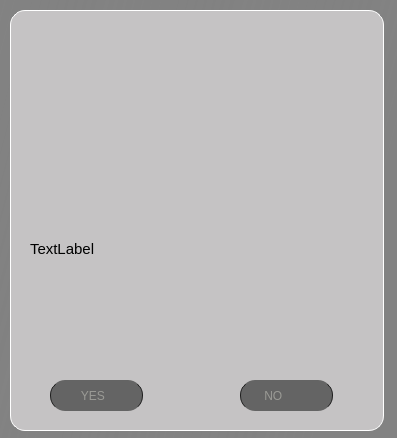
<?xml version="1.0" encoding="UTF-8"?>
<ui version="4.0">
 <class>confirm_window</class>
 <widget class="QWidget" name="confirm_window">
  <property name="geometry">
   <rect>
    <x>0</x>
    <y>0</y>
    <width>397</width>
    <height>438</height>
   </rect>
  </property>
  <property name="windowTitle">
   <string>Form</string>
  </property>
  <widget class="QFrame" name="frame">
   <property name="geometry">
    <rect>
     <x>-30</x>
     <y>-10</y>
     <width>441</width>
     <height>451</height>
    </rect>
   </property>
   <property name="sizePolicy">
    <sizepolicy hsizetype="Expanding" vsizetype="Expanding">
     <horstretch>0</horstretch>
     <verstretch>0</verstretch>
    </sizepolicy>
   </property>
   <property name="autoFillBackground">
    <bool>false</bool>
   </property>
   <property name="styleSheet">
    <string notr="true">	background-color: qlineargradient(spread:pad, x1:0, y1:0, x2:1, y2:0.273, stop:0 rgba(100,100,100,200), stop:1 rgba(130,130,130, 255));</string>
   </property>
   <property name="frameShape">
    <enum>QFrame::StyledPanel</enum>
   </property>
   <property name="frameShadow">
    <enum>QFrame::Raised</enum>
   </property>
   <widget class="QFrame" name="frame_2">
    <property name="geometry">
     <rect>
      <x>40</x>
      <y>20</y>
      <width>374</width>
      <height>421</height>
     </rect>
    </property>
    <property name="layoutDirection">
     <enum>Qt::RightToLeft</enum>
    </property>
    <property name="styleSheet">
     <string notr="true">QFrame {
	background-color: rgb(197 , 195,196);
	border-radius: 15px;
border: 1px solid rgb(255,255,255);
}

</string>
    </property>
    <property name="frameShape">
     <enum>QFrame::StyledPanel</enum>
    </property>
    <property name="frameShadow">
     <enum>QFrame::Raised</enum>
    </property>
    <widget class="QLabel" name="label">
     <property name="geometry">
      <rect>
       <x>20</x>
       <y>230</y>
       <width>351</width>
       <height>71</height>
      </rect>
     </property>
     <property name="font">
      <font>
       <pointsize>11</pointsize>
      </font>
     </property>
     <property name="layoutDirection">
      <enum>Qt::LeftToRight</enum>
     </property>
     <property name="styleSheet">
      <string notr="true">border: rgb(197 , 195,196);</string>
     </property>
     <property name="text">
      <string>TextLabel</string>
     </property>
     <property name="alignment">
      <set>Qt::AlignLeading|Qt::AlignLeft|Qt::AlignTop</set>
     </property>
    </widget>
    <widget class="QPushButton" name="yes_btn">
     <property name="geometry">
      <rect>
       <x>40</x>
       <y>370</y>
       <width>93</width>
       <height>31</height>
      </rect>
     </property>
     <property name="palette">
      <palette>
       <active>
        <colorrole role="WindowText">
         <brush brushstyle="SolidPattern">
          <color alpha="255">
           <red>154</red>
           <green>154</green>
           <blue>149</blue>
          </color>
         </brush>
        </colorrole>
        <colorrole role="Button">
         <brush brushstyle="SolidPattern">
          <color alpha="255">
           <red>100</red>
           <green>100</green>
           <blue>100</blue>
          </color>
         </brush>
        </colorrole>
        <colorrole role="Text">
         <brush brushstyle="SolidPattern">
          <color alpha="255">
           <red>154</red>
           <green>154</green>
           <blue>149</blue>
          </color>
         </brush>
        </colorrole>
        <colorrole role="ButtonText">
         <brush brushstyle="SolidPattern">
          <color alpha="255">
           <red>154</red>
           <green>154</green>
           <blue>149</blue>
          </color>
         </brush>
        </colorrole>
        <colorrole role="Base">
         <brush brushstyle="SolidPattern">
          <color alpha="255">
           <red>100</red>
           <green>100</green>
           <blue>100</blue>
          </color>
         </brush>
        </colorrole>
        <colorrole role="Window">
         <brush brushstyle="SolidPattern">
          <color alpha="255">
           <red>100</red>
           <green>100</green>
           <blue>100</blue>
          </color>
         </brush>
        </colorrole>
        <colorrole role="PlaceholderText">
         <brush brushstyle="NoBrush">
          <color alpha="128">
           <red>154</red>
           <green>154</green>
           <blue>149</blue>
          </color>
         </brush>
        </colorrole>
       </active>
       <inactive>
        <colorrole role="WindowText">
         <brush brushstyle="SolidPattern">
          <color alpha="255">
           <red>154</red>
           <green>154</green>
           <blue>149</blue>
          </color>
         </brush>
        </colorrole>
        <colorrole role="Button">
         <brush brushstyle="SolidPattern">
          <color alpha="255">
           <red>100</red>
           <green>100</green>
           <blue>100</blue>
          </color>
         </brush>
        </colorrole>
        <colorrole role="Text">
         <brush brushstyle="SolidPattern">
          <color alpha="255">
           <red>154</red>
           <green>154</green>
           <blue>149</blue>
          </color>
         </brush>
        </colorrole>
        <colorrole role="ButtonText">
         <brush brushstyle="SolidPattern">
          <color alpha="255">
           <red>154</red>
           <green>154</green>
           <blue>149</blue>
          </color>
         </brush>
        </colorrole>
        <colorrole role="Base">
         <brush brushstyle="SolidPattern">
          <color alpha="255">
           <red>100</red>
           <green>100</green>
           <blue>100</blue>
          </color>
         </brush>
        </colorrole>
        <colorrole role="Window">
         <brush brushstyle="SolidPattern">
          <color alpha="255">
           <red>100</red>
           <green>100</green>
           <blue>100</blue>
          </color>
         </brush>
        </colorrole>
        <colorrole role="PlaceholderText">
         <brush brushstyle="NoBrush">
          <color alpha="128">
           <red>154</red>
           <green>154</green>
           <blue>149</blue>
          </color>
         </brush>
        </colorrole>
       </inactive>
       <disabled>
        <colorrole role="WindowText">
         <brush brushstyle="SolidPattern">
          <color alpha="255">
           <red>154</red>
           <green>154</green>
           <blue>149</blue>
          </color>
         </brush>
        </colorrole>
        <colorrole role="Button">
         <brush brushstyle="SolidPattern">
          <color alpha="255">
           <red>100</red>
           <green>100</green>
           <blue>100</blue>
          </color>
         </brush>
        </colorrole>
        <colorrole role="Text">
         <brush brushstyle="SolidPattern">
          <color alpha="255">
           <red>154</red>
           <green>154</green>
           <blue>149</blue>
          </color>
         </brush>
        </colorrole>
        <colorrole role="ButtonText">
         <brush brushstyle="SolidPattern">
          <color alpha="255">
           <red>154</red>
           <green>154</green>
           <blue>149</blue>
          </color>
         </brush>
        </colorrole>
        <colorrole role="Base">
         <brush brushstyle="SolidPattern">
          <color alpha="255">
           <red>100</red>
           <green>100</green>
           <blue>100</blue>
          </color>
         </brush>
        </colorrole>
        <colorrole role="Window">
         <brush brushstyle="SolidPattern">
          <color alpha="255">
           <red>100</red>
           <green>100</green>
           <blue>100</blue>
          </color>
         </brush>
        </colorrole>
        <colorrole role="PlaceholderText">
         <brush brushstyle="NoBrush">
          <color alpha="128">
           <red>154</red>
           <green>154</green>
           <blue>149</blue>
          </color>
         </brush>
        </colorrole>
       </disabled>
      </palette>
     </property>
     <property name="layoutDirection">
      <enum>Qt::LeftToRight</enum>
     </property>
     <property name="styleSheet">
      <string notr="true">QPushButton {
	background-color: rgb(100,100,100);

	color: rgb(154, 154, 149);
	border: none;
	text-align: left;
	padding-left: 10px;
	border-radius: 15px;
	border-left: 1px solid rgb(30, 30, 30);
	border-right:1px solid rgb(30, 30, 30);
}

QPushButton:hover {
border: 1px solid rgb(0,0, 0);
}

QPushButton:pressed {
	background-color: rgb(0, 0, 0);
}
</string>
     </property>
     <property name="text">
      <string>      YES</string>
     </property>
    </widget>
    <widget class="QPushButton" name="no_btn">
     <property name="geometry">
      <rect>
       <x>230</x>
       <y>370</y>
       <width>93</width>
       <height>31</height>
      </rect>
     </property>
     <property name="styleSheet">
      <string notr="true">QPushButton {
	background-color: rgb(100,100,100);

	color: rgb(154, 154, 149);
	border: none;
	text-align: left;
	padding-left: 10px;
	border-radius: 15px;
	border-left: 1px solid rgb(30, 30, 30);
	border-right:1px solid rgb(30, 30, 30);
}

QPushButton:hover {
border: 1px solid rgb(0,0, 0);
}

QPushButton:pressed {
	background-color: rgb(0, 0, 0);
}
</string>
     </property>
     <property name="text">
      <string>       NO</string>
     </property>
    </widget>
    <widget class="QLabel" name="label_43">
     <property name="enabled">
      <bool>true</bool>
     </property>
     <property name="geometry">
      <rect>
       <x>110</x>
       <y>20</y>
       <width>161</width>
       <height>81</height>
      </rect>
     </property>
     <property name="styleSheet">
      <string notr="true">border:None;</string>
     </property>
     <property name="text">
      <string/>
     </property>
     <property name="pixmap">
      <pixmap>images/637288638132980756.png</pixmap>
     </property>
     <property name="scaledContents">
      <bool>true</bool>
     </property>
    </widget>
    <widget class="QLabel" name="label_2">
     <property name="geometry">
      <rect>
       <x>70</x>
       <y>50</y>
       <width>251</width>
       <height>211</height>
      </rect>
     </property>
     <property name="styleSheet">
      <string notr="true">QFrame {
	background-color: rgb(197 , 195,196);
	border-radius: 15px;
border: 1px solid rgb(197 , 195,196);
}

</string>
     </property>
     <property name="text">
      <string/>
     </property>
     <property name="pixmap">
      <pixmap>images/dorsa1.png</pixmap>
     </property>
     <property name="scaledContents">
      <bool>true</bool>
     </property>
    </widget>
    <zorder>label_2</zorder>
    <zorder>label_43</zorder>
    <zorder>yes_btn</zorder>
    <zorder>no_btn</zorder>
    <zorder>label</zorder>
   </widget>
  </widget>
 </widget>
 <resources/>
 <connections/>
</ui>
